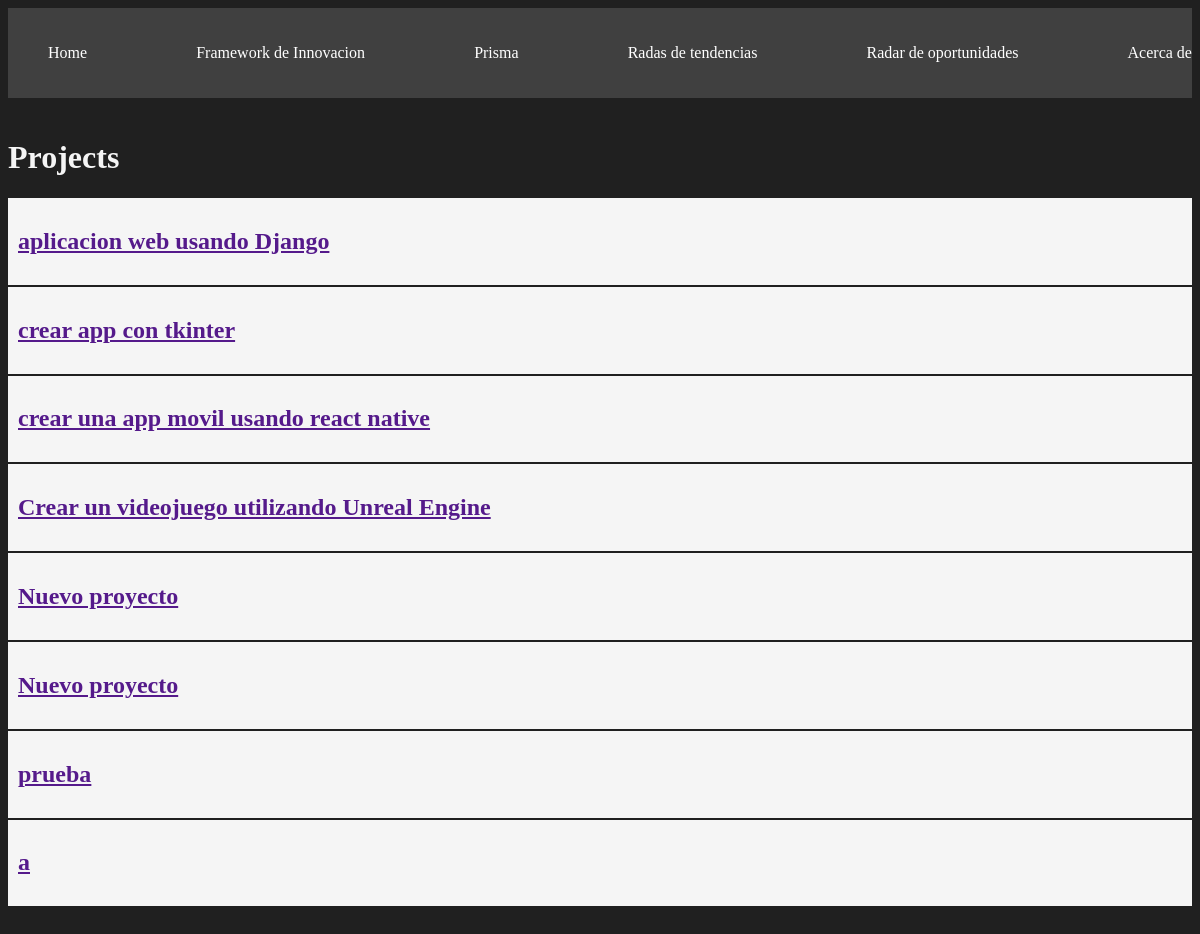
/projects/, run on the app's committed database.
### myapp/models.py (models this page shows, shortened)
class Project(models.Model):
    name = models.CharField(max_length=200)

### myapp/views.py (the view)
# urls.py: path('projects/', views.projects, name="projects"),
def projects(request):
    projects = Project.objects.all()
    return render(request, 'projects/projects.html', {'projects': projects})

### myapp/templates/projects/projects.html
{% extends 'layouts/base.html' %}
{% block content %}
<h1>Projects</h1>
{% for project in projects %}
<div class="card">
    <a href="">
        <h2>{{ project.name }}</h2>
    </a>
</div>
{% endfor %}
{% endblock %}

### myapp/static/styles/main.css (style rules this page uses)
body { background: #202020; color: whitesmoke; }
.card { background: whitesmoke; color: black; padding: 10px; margin-bottom: 2px; }

### data on the page
Project: name "aplicacion web usando Django"
Project: name "crear app con tkinter"
Project: name "crear una app movil usando react native"
Project: name "Crear un videojuego utilizando Unreal Engine"
Project: name "Nuevo proyecto"
Project: name "Nuevo proyecto"
Project: name "prueba"
Project: name "a"
